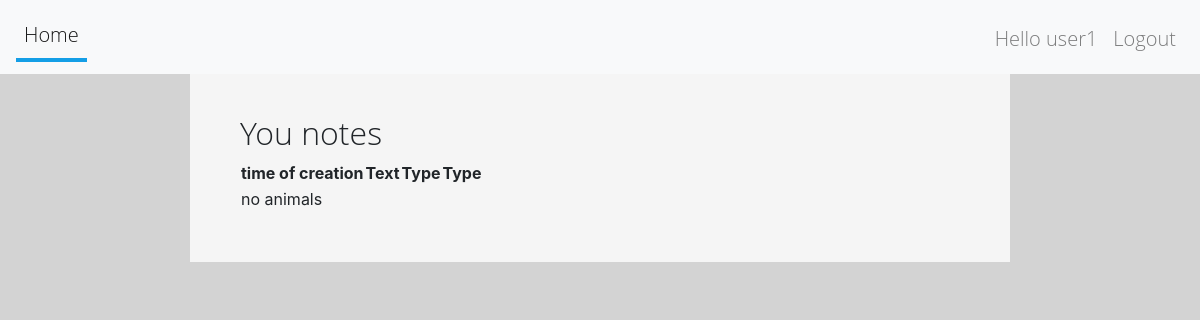
The app's page / (signed in), older data.
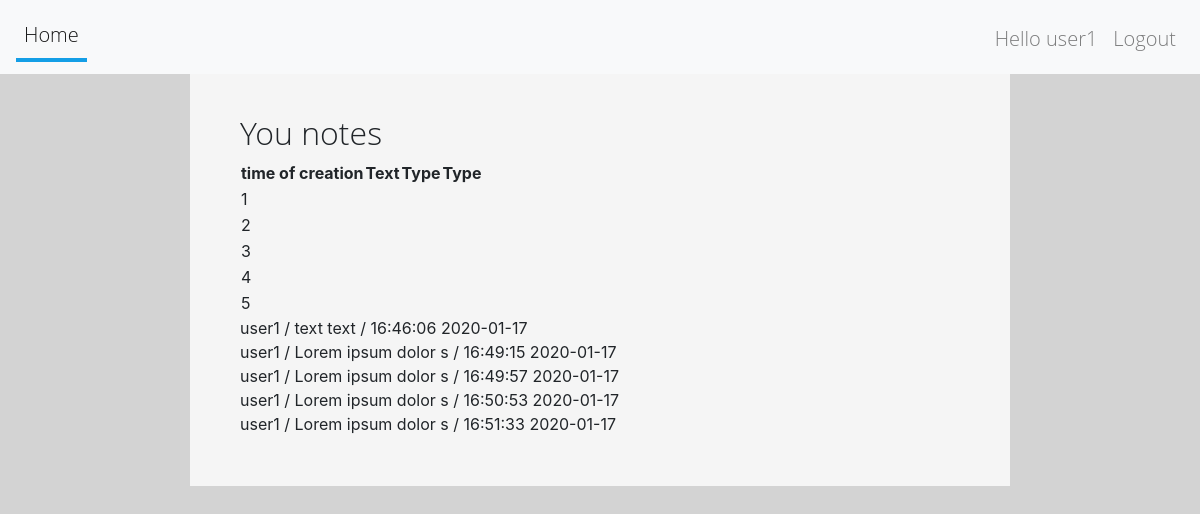
The same page, newer data.
### todo/models.py (models this page shows)
class Note(models.Model):
    text = models.TextField(max_length=200)
    post_time = models.DateTimeField(auto_now_add=True)
    author = models.ForeignKey(User, related_name="user", on_delete=models.SET_DEFAULT, default='NoName')
    def __str__(self):
        text = self.text if len(self.text) < 30 else self.text[:19:]
        time = localtime(self.post_time).strftime("%H:%M:%S %Y-%m-%d")
        return f"{self.author} / {text} / {time}"

### todo/views.py (the view)
# urls.py: path('', views.Index.as_view(), name='index'),
class Index(ListView):
    template_name = 'todo/index.html'
    http_method_names = ['get', 'post']
    model = models.Note
    context_object_name = 'notes'
    def get_queryset(self):
        qs = super().get_queryset()
        qs = qs.filter(author_id=self.request.user.pk)
        return qs
    def get_context_data(self, **kwargs):
        context = super().get_context_data(**kwargs)
        return context

### templates/todo/index.html (shortened to what this page needs)
{% extends 'todo/base.html' %}
{% block content %}
    {% if user.is_authenticated %}
            <h2>You notes</h2>
            <table>
                <tr>
                    <th>time of creation</th>
                    <th>Text</th>
                    <th>Type</th>
                    <th>Type</th>
                </tr>
                {% for note in notes %}
                    <tr>
                        <td>{{ forloop.counter }}</td>
                        <td><a href="{% url 'zoo:animal_detail' animal.pk %}">{{ animal.name }}</a></td>
                        <td>{{ animal.animal_type }}</td>
                    </tr>
                {% empty %}
                    <tr>
                        <td>no animals</td>
                    </tr>
                {% endfor %}
            </table>
            {% for note in notes %}
                {{ note }}<br>
            {% endfor notes %}
    {% endif %}
{% endblock content %}

### templates/todo/base.html (shortened to what this page needs)
<!DOCTYPE html>
<html lang="en">
<head>
    {% load staticfiles %}
    <link rel="stylesheet" href="{% static 'css/bootstrap.css' %}">
    <link rel="stylesheet" href="{% static 'css/style.css' %}">
</head>
<body>
{% include 'todo/navbar.html' %}
<div class="row">
    <div class="col-md-2 col-sm-2 col"></div>
    <div class="col-md-8 col-sm-8 col-12 col box">
        {% block content %}
        {% endblock content %}
    </div>
</div>
</body>
</html>

### templates/todo/navbar.html
<nav class="navbar navbar-expand-lg navbar-expand navbar-light bg-light ">
    <div class="collapse navbar-collapse">
        <ul class="navbar-nav pl-0 mr-auto">
            <li class="nav-item">
                <a class="nav-link" href="{% url 'todo:index' %}">Home</a>
            </li>
        </ul>
        <ul class="navbar-nav pl-0 pb-0 mt-2" style="height: 50px">
            {% if not user.is_authenticated %}
                <p class="navbar-text mx-2" id="nav-text">Hello Guest</p>
                <li class="nav-item">
                    <a class="nav-link" href="{% url 'todo:create' %}">Register</a>
                </li>
                <p class="navbar-text mx-2"> or </p>
                <li class="nav-item" >
                    <a class="nav-link" href="{% url 'todo:login' %}">Login</a>
                </li>
            {% else %}
                <p class="nav-item nav-link">
                    Hello {{ user }}
                </p>
                <li class="nav-item">
                    <a class="nav-link" href="{% url 'todo:logout' %}">Logout</a>
                </li>
            {% endif %}
        </ul>
    </div>
</nav>

### static/css/style.css (style rules this page uses)
body { background-color: lightgrey; }
h2 { font-family: "Open Sans Light", sans-serif; }
p { font-family: "Open Sans Light", sans-serif; font-size: 20px; }
li { font-family: "Open Sans Light", sans-serif; font-size: 20px; }
.box { background-color: whitesmoke; padding: 40px 50px 50px; }
.active { border-bottom: 4px solid #149ee6; }
.nav-item { font-family: "Open Sans Light", sans-serif; font-size: 20px; }

Row changes from the older to the newer data that the page shows:
added Note: text+post_time+author "user1 / text text / 16:46:06 2020-01-17"
added Note: text+post_time+author "user1 / Lorem ipsum dolor s / 16:49:15 2020-01-17"
added Note: text+post_time+author "user1 / Lorem ipsum dolor s / 16:49:57 2020-01-17"
added Note: text+post_time+author "user1 / Lorem ipsum dolor s / 16:50:53 2020-01-17"
added Note: text+post_time+author "user1 / Lorem ipsum dolor s / 16:51:33 2020-01-17"
Text that changed along with them:
text no longer shown: "no animals"
